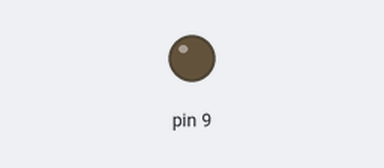
Recording of a sketch running on a simulated Arduino Uno, built with avr-gcc and run on an emulated ATmega328P. On the bench: output pins drawn as LEDs (lit = HIGH).

Above: at 0.05 s.
At 1.25 s:
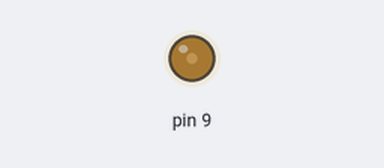
At 2.5 s:
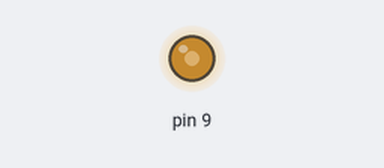
At 5.0 s:
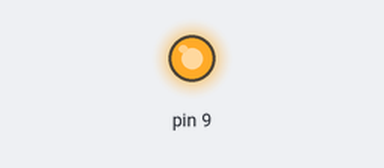
Timing chart, 0 to 6.5 s (numbered marks = the images above):
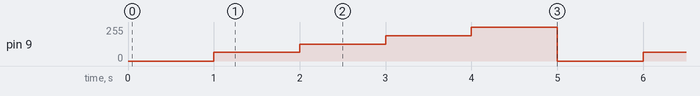

Measured:
- by itself, pin 9: repeats every 5.0 s: 127/255 1.0 s, 191/255 1.0 s, 255/255 1.0 s, 0/255 1.0 s, 64/255 1.0 s

The sketch:

arudino_pwm.ino
```cpp
void setup() {
}

void loop() {
  analogWrite(9, 0);
  delay(1000);
  analogWrite(9, 64);
  delay(1000);
  analogWrite(9, 127);
  delay(1000);
  analogWrite(9, 191);
  delay(1000);
  analogWrite(9, 255);
  delay(1000);
}
```
